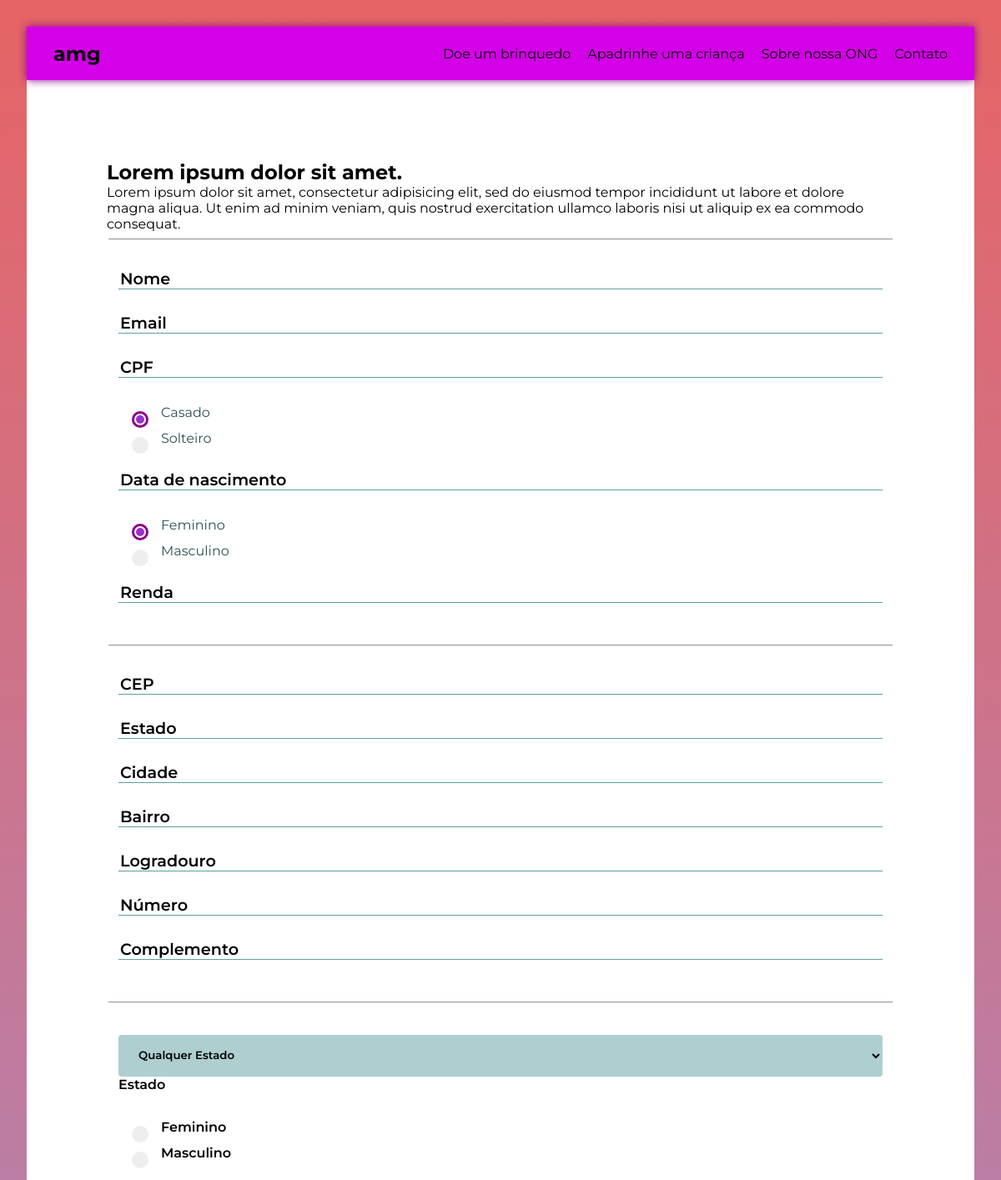
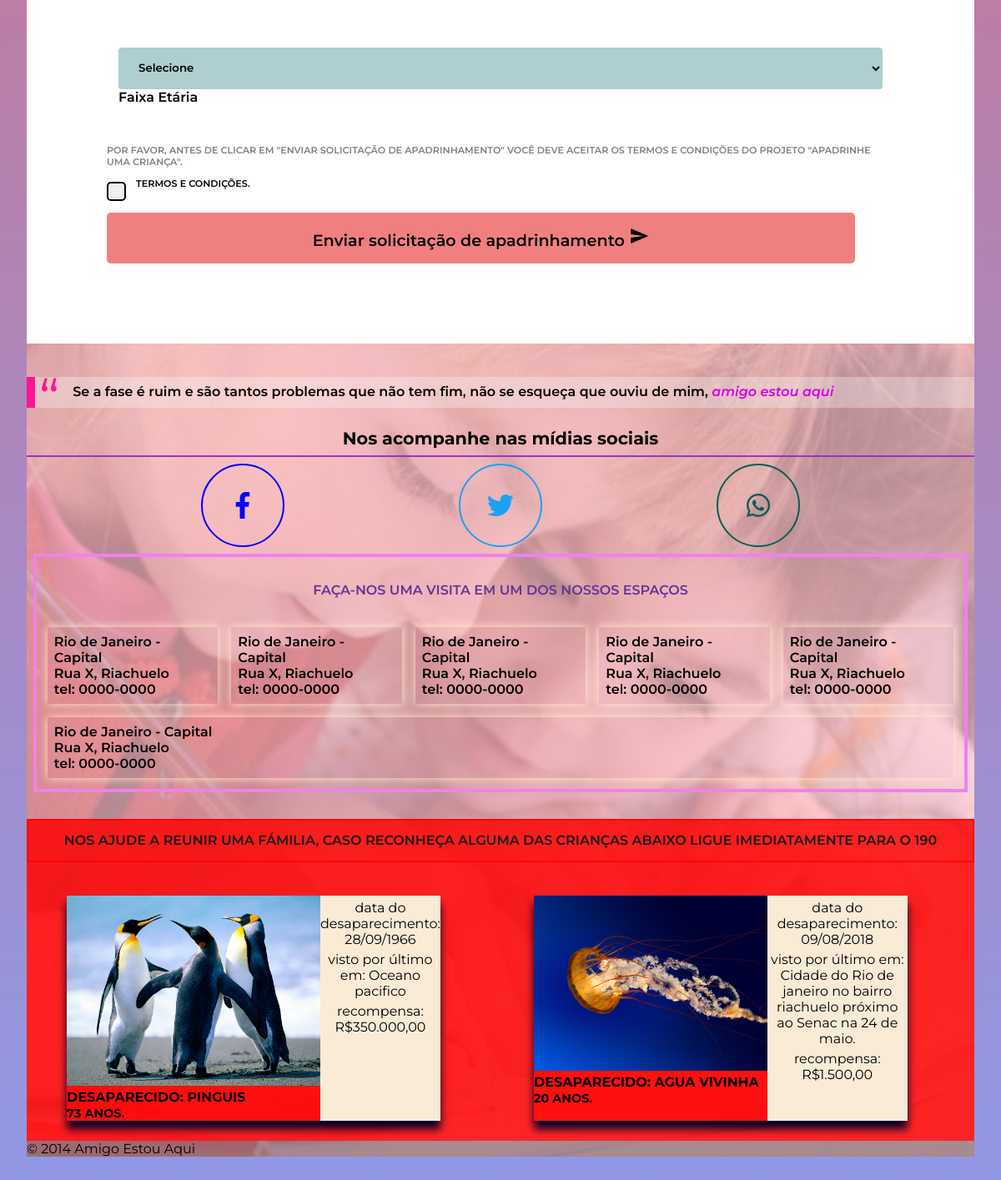
The page /apadrinhamento.php on the database its author committed (2 pictures, top to bottom).
### tables this page shows
CREATE TABLE IF NOT EXISTS `desaparecidos` (
  `id` int(11) NOT NULL AUTO_INCREMENT,
  `nome` varchar(255) NOT NULL,
  `idade` date NOT NULL,
  `data_desaparecimento` date NOT NULL,
  `visto_por_ultimo` varchar(255) NOT NULL,
  `recompensa` varchar(12) DEFAULT NULL,
  `foto` varchar(255) NOT NULL,
  `status` tinyint(1) NOT NULL DEFAULT '1',
  PRIMARY KEY (`id`)
);

### _funcoes/idade.php (called while the page is built)
<?php
function idade($data_nascimento){
    $data_nascimento = new DateTime($data_nascimento);
    $agora = new DateTime();
    $idade = $agora->diff($data_nascimento);
    return $idade->y;
}

### apadrinhamento.php (the view, shortened to what this page needs)
<?php
require '_config/config.php';
require '_inclui/header.php';
$sql = $pdo->query("SELECT id_estado,nome FROM estados ORDER BY id_estado DESC;");
unset($pdo);
?>
<div class="content">
    <h2>Lorem ipsum dolor sit amet.</h2>
    <p>Lorem ipsum dolor sit amet, consectetur adipisicing elit,
        sed do eiusmod tempor incididunt ut labore et dolore magna
        aliqua. Ut enim ad minim veniam, quis nostrud exercitation
        ullamco laboris nisi ut aliquip ex ea commodo consequat.</p>
    <form id="formulario_apadrinhamento" method="POST" class="amg-apdmt-form">
        <fieldset class="amg-personalinfo-field">
            <div class="input-field">
                <input required type="text" id="nome" name="nome" placeholder="Nome">
            </div>
            <div class="input-field">
                <input required type="email" id="email" name="email" placeholder="Email">
            </div>
            <div class="input-field">
                <input required type="text" id="cpf" name="cpf" placeholder="CPF">
            </div>
            <div class=" amg-option">
                <label class="container">Casado
                    <span for="true" class="checkmark-radio"></span>
                </label>
                <label class="container">Solteiro
                    <span for="false" class="checkmark-radio"></span>
                </label>
            </div>
            <div class="input-field">
                <input required type="text" id="data_nascimento" name="data_nascimento" placeholder="Data de nascimento">
            </div>
            <div class=" amg-option">
                <label class="container">Feminino
                    <span for="true" class="checkmark-radio"></span>
                </label>
                <label class="container">Masculino
                    <span for="false" class="checkmark-radio"></span>
                </label>
            </div>
            <div class="input-field">
                <input required type="text" id="renda" name="renda" placeholder="Renda">
            </div>
        </fieldset>
        <fieldset class="amg-adressinfo-field">
            <div class="input-field">
                <input required type="text" id="cep" name="cep" placeholder="CEP">
            </div>
            <div class="input-field">
                <input required type="text" id="estado" name="estado" placeholder="Estado">
            </div>
            <div class="input-field">
                <input required type="text" id="cidade" name="cidade" placeholder="Cidade">
            </div>
            <div class="input-field">
                <input required type="text" id="bairro" name="bairro" placeholder="Bairro">
            </div>
            <div class="input-field">
                <input required type="text" id="logradouro" name="logradouro" placeholder="Logradouro">
            </div>
            <div class="input-field">
                <input required type="text" id="numero" name="numero" placeholder="Número">
            </div>
            <div class="input-field">
                <input required type="text" id="complemento" name="complemento" placeholder="Complemento">
            </div>
        </fieldset>
        <fieldset class="amg-apmtoinfo-field">
            <div class="input-field">
                <select name="estado_crianca" >
                    <?php foreach ($sql as $row): ?>
                        <option <?php if($row["id_estado"]==28){echo "selected";} ?> value="<?php echo $row["id_estado"]?>"><?php echo $row['nome']?></option>
                    <?php endforeach; ?>
                </select>
                <label>Estado</label>
            </div>
            <div class=" amg-option">
                <p>
                    <label class="container">Feminino
                        <span for="true" class="checkmark-radio"></span>
                    </label>
                </p>
                <p>
                    <label class="container">Masculino
                        <span for="false" class="checkmark-radio"></span>
                    </label>
                </p>
            </div>
            <div class="input-field" style="margin-top: 5em;">
                <select name="idade" >
                    <option>Selecione</option>
                </select>
                <label>Faixa Etária</label>
            </div>
        </fieldset>
        <span class="amg-registerinfo-field">
         por favor, antes de clicar em "enviar solicitação de apadrinhamento" você deve aceitar os termos e condições do projeto "apadrinhe uma criança".
         <p>
            <label class="container amg-terms">termos e condições.
            <span class="checkmark-box"></span>
            </label>
         </p>
      </span>
        <button class="btn amg-btn-send" type="submit" name="action">Enviar solicitação de apadrinhamento
            <i class="material-icons right">send</i>
        </button>
    </form>
</div>
</div>
<?php
require '_inclui/footer.php';
?>

### _inclui/header.php (shortened to what this page needs)
<!DOCTYPE html>
<html lang="pt-br">
<head>
    <link rel="stylesheet" href="https://use.fontawesome.com/releases/v5.2.0/css/all.css">
  <link rel="stylesheet" type="text/css" href="_ativos/_css/style.css">
</head>
<body class="amg-body">
  <div class="amg-container">
    <div class="wrapper">
      <header class="amg-top">
        <nav class="header-nav">
          <a href="index.php" class="amg-brand"><h1>amg</h1></a>
          <ul class="navigation" >
            <li><a href="doacao.php">Doe um brinquedo</a></li>
            <li><a href="apadrinhamento.php">Apadrinhe uma criança</a></li>
            <li><a href="institucional.php">Sobre nossa ONG</a></li>
            <li><a href="contato.php">Contato</a></li>
          </ul>
        </nav>
      </header>
  <main class="content">

### _inclui/footer.php (shortened to what this page needs)
<?php
@require('./_config/config.php');
$sql = $pdo->prepare("SELECT * FROM desaparecidos WHERE status=0 LIMIT 4");
$sql -> execute();
if($sql -> rowCount() > 0){
    $desaparecidos = $sql->fetchAll();
    require './_funcoes/idade.php';
}
?>
<footer class="page-footer">
    <div class="footer-layer">
        <div class="footer-content">
            <blockquote><p>Se a fase é ruim e são tantos problemas que não tem fim,
                    não se esqueça que ouviu de mim, <i style="color:rgb(212, 0, 231);">amigo estou aqui</i></p></blockquote>
            <h5 class="midia-text">Nos acompanhe nas mídias sociais</h5>
            <hr class="bold-line">
            <div class="midias">
                <div class=" midia midia-f">
                    <i class="fab fa-facebook-f"></i>
                </div>
                <div class="midia midia-t">
                    <i class="fab fa-twitter"></i>
                </div>
                <div class="midia midia-w">
                    <i class="fab fa-whatsapp"></i>
                </div>
            </div>
            <div class="contact">
                <h4>Faça-nos uma visita em um dos nossos espaços</h4>
                <div class="contact-box contact-rj">
                    <ul>
                        <li>Rio de Janeiro - Capital</li>
                        <li>Rua X, Riachuelo</li>
                        <li>tel: 0000-0000</li>
                    </ul>
                </div>
                <div class="contact-box contact-sp">
                    <ul>
                        <li>Rio de Janeiro - Capital</li>
                        <li>Rua X, Riachuelo</li>
                        <li>tel: 0000-0000</li>
                    </ul>
                </div>
                <div class="contact-box contact-mg">
                    <ul>
                        <li>Rio de Janeiro - Capital</li>
                        <li>Rua X, Riachuelo</li>
                        <li>tel: 0000-0000</li>
                    </ul>
                </div>
                <div class="contact-box contact-sc">
                    <ul>
                        <li>Rio de Janeiro - Capital</li>
                        <li>Rua X, Riachuelo</li>
                        <li>tel: 0000-0000</li>
                    </ul>
                </div>
                <div class="contact-box contact-ma">
                    <ul>
                        <li>Rio de Janeiro - Capital</li>
                        <li>Rua X, Riachuelo</li>
                        <li>tel: 0000-0000</li>
                    </ul>
                </div>
                <div class="contact-box contact-pe">
                    <ul>
                        <li>Rio de Janeiro - Capital</li>
                        <li>Rua X, Riachuelo</li>
                        <li>tel: 0000-0000</i></li>
                    </ul>
                </div>
            </div>
            <div class="missing-kids-section">
                <div class="missing-kids-header">
                    <p>Nos ajude a reunir uma fámilia, caso reconheça alguma das crianças abaixo ligue imediatamente para o 190</p>
                </div>
                <div class="missing-kids-content">
                    <?php foreach ($desaparecidos as $desaparecido):?>
                        <div class="card card1">
                            <div class="card-missing-header">
                                <img src="<?php echo $desaparecido['foto']?>">
                                <span class="card-title">desaparecido: <?php echo $desaparecido['nome']?> <br>
                                    <span>
                                        <?php
                                        $data_nascimento = (string) $desaparecido['idade'];
                                        echo idade($data_nascimento).' Anos.';
                                        ?>
                                    </span>
                                </span>
                            </div>
                            <div class="card-missing-info">
                                <section>data do desaparecimento: <?php echo date('d/m/Y', strtotime($desaparecido['data_desaparecimento']))?></section>
                                <section>visto por último em: <?php echo $desaparecido['visto_por_ultimo']?></section>
                                <section>recompensa: R$<?php echo number_format($desaparecido['recompensa'], 2, ',', '.');?></section>
                            </div>
                        </div>
                    <?php endforeach;?>
                </div>
            </div>
        </div>
        <div class="footer-copyright">
            <div class="footer-bottom">
                © 2014 Amigo Estou Aqui
            </div>
        </div>
</footer>
</div>
</body>
</html>

### rows shown on the page
desaparecidos: foto (picture), nome "PINGUIS", idade "73", data_desaparecimento "28/09/1966", visto_por_ultimo "Oceano pacifico", recompensa "350.000,00"
desaparecidos: foto (picture), nome "AGUA VIVINHA", idade "20", data_desaparecimento "09/08/2018", visto_por_ultimo "Cidade do Rio de janeiro no bairro riachuelo próximo ao Senac na 24 de maio.", recompensa "1.500,00"

### other values the page prints
form field estado_crianca "Qualquer Estado"
